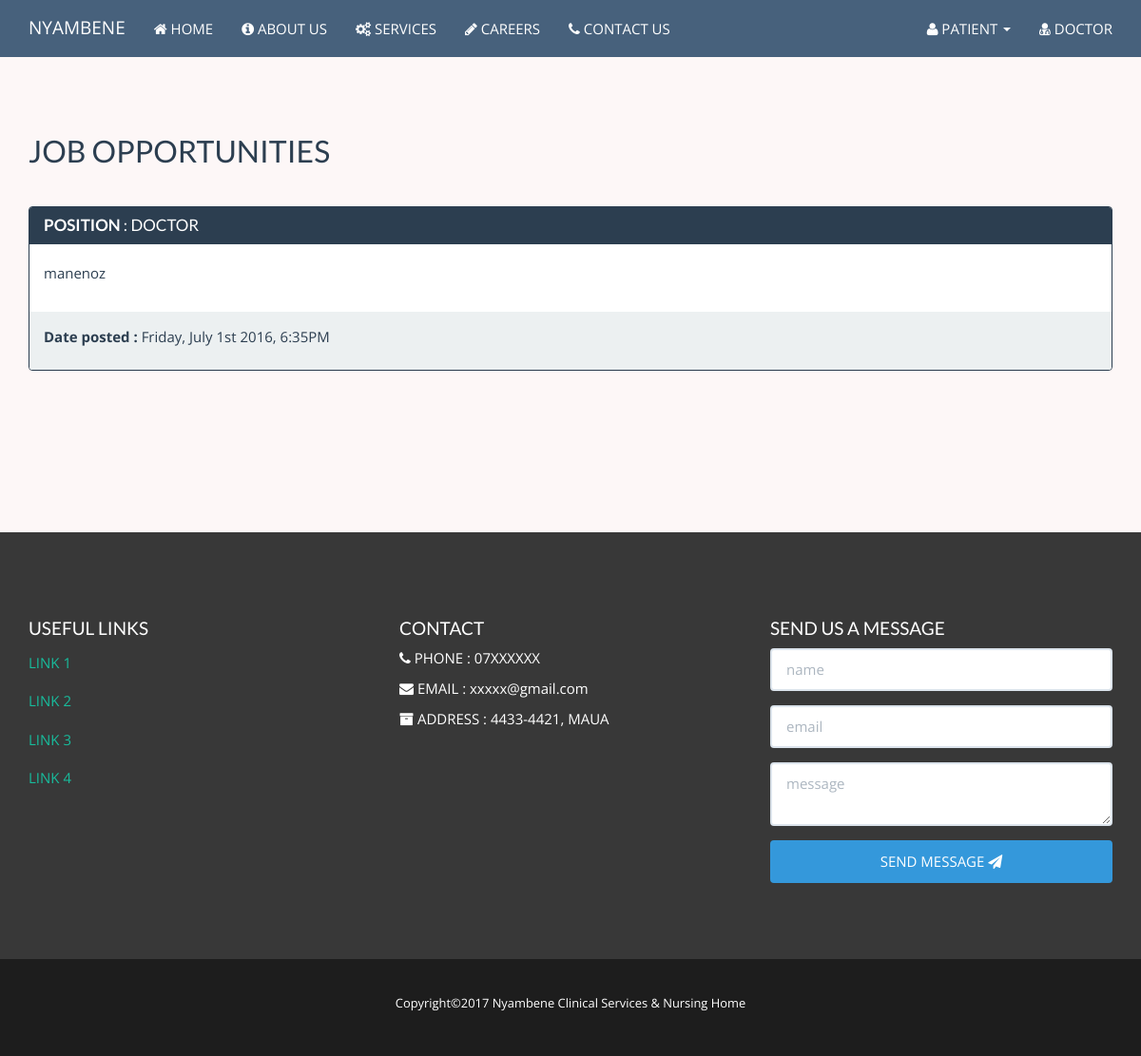
Screenshot of /careers.php with the database file from the repository.
### tables this page shows
CREATE TABLE `jobs` (
  `id` int(11) NOT NULL,
  `title` varchar(255) NOT NULL,
  `body` text NOT NULL,
  `date_posted` timestamp NOT NULL DEFAULT CURRENT_TIMESTAMP
);

### includes/classes/DB.php (called while the page is built, shortened)
<?php
	class DB{
		public $_conn,
				$_error,
				$_server = 'localhost',
				$_username = 'root',
				$_password = '',
				$_database = 'nyambene';
		public function __construct(){
			try{
				$this->_conn = new PDO('mysql:host=' . $this->_server . ';dbname=' . $this->_database, $this->_username, $this->_password);
				$this->_conn->setAttribute(PDO::ATTR_ERRMODE, PDO::ERRMODE_EXCEPTION);
				$this->_conn->setAttribute(PDO::ATTR_DEFAULT_FETCH_MODE, PDO::FETCH_OBJ);
				return $this->_conn;
			}
			catch(PDOException $e){
				$this->_error = $e->getMessage;
			}
		}
	}
?>

### includes/core.inc.php (called while the page is built, shortened)
<?php
	require_once 'functions.inc.php';
	$job = new Job;
?>

### includes/classes/Job.php (called while the page is built, shortened)
<?php
	class Job extends DB{
		protected $table = 'jobs';
		public function fetchJobs(){
			$query = "SELECT * FROM " . $this->table . " ORDER BY date_posted DESC";
			$statement = $this->_conn->prepare($query);
			try{
				$statement->execute();
				if($statement->rowCount()){
					return $statement->fetchAll();
				}else{
					$this->_error = 'No jobs posted yet';
				}
			}catch(PDOException $e){
				$this->_error = $e->getMessage();
			}
		}
	}
?>

### includes/functions.inc.php (called while the page is built, shortened)
<?php
	function niceFormat($timestamp){
		$date = date('l, F jS Y', strtotime($timestamp)) . ', ';
		$time = $date . date('g:iA', strtotime($timestamp));
		return $time;
	}
?>

### careers.php (the view, shortened to what this page needs)
<?php
	require_once 'includes/core.inc.php';
	$output = '';
	if($jobs = $job->fetchJobs()){
		foreach($jobs as $j){
			$output .= '<div class = "panel panel-primary">
							<div class = "panel-heading">
								<h3 class="panel-title"><strong>POSITION</strong> : ' . $j->title . '</h3>
							</div>
							<div class = "panel-body">
								<p>' . nl2br($j->body) . '</p>
							</div>
							<div class = "panel-footer">
								<p><strong>Date posted :</strong> ' . niceFormat($j->date_posted) . '</p>
							</div>
						</div>';
		}
	}else{
		$output = toDangerText($job->error());
	}
?>
<div class="container">
	<div class="row mine" style = "min-height:500px">
		<div class="col-lg-12 col-md-12 col-sm-12">
			<h2>JOB OPPORTUNITIES</h2><br/>
			<?php echo $output; ?>
		</div>
	</div>
</div>
  <?php require_once 'includes/footer.inc.php';?>

### css/me.css (style rules this page uses)
body { padding-top:60px; font-family: 'Roboto'; overflow-y:scroll; font-family : 'Open Sans','Varela'; background-color: #fdf7f7; line-height:2em; overflow-y:scroll; }
.mine { padding-top:60px; padding-bottom:60px; }

### rows the page displays
jobs: title "DOCTOR", body "manenoz", date_posted "Friday, July 1st 2016, 6:35PM"
